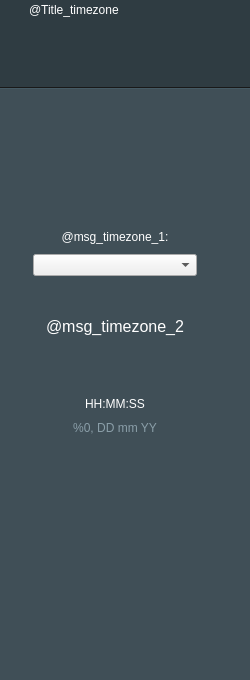
    <widget class="QWidget" name="timezonePopUp" native="true">
     <property name="geometry">
      <rect>
       <x>-290</x>
       <y>0</y>
       <width>250</width>
       <height>680</height>
      </rect>
     </property>
     <property name="minimumSize">
      <size>
       <width>250</width>
       <height>680</height>
      </size>
     </property>
     <property name="maximumSize">
      <size>
       <width>250</width>
       <height>680</height>
      </size>
     </property>
     <property name="focusPolicy">
      <enum>Qt::StrongFocus</enum>
     </property>
     <property name="styleSheet">
      <string notr="true">* {
    outline: 0;
}</string>
     </property>
     <widget class="QLabel" name="curveLine_timezone">
      <property name="geometry">
       <rect>
        <x>218</x>
        <y>0</y>
        <width>22</width>
        <height>680</height>
       </rect>
      </property>
      <property name="minimumSize">
       <size>
        <width>22</width>
        <height>680</height>
       </size>
      </property>
      <property name="maximumSize">
       <size>
        <width>22</width>
        <height>456456</height>
       </size>
      </property>
      <property name="pixmap">
       <pixmap>:/textures/panelBorder.png</pixmap>
      </property>
     </widget>
     <widget class="QWidget" name="timezoneBG" native="true">
      <property name="geometry">
       <rect>
        <x>0</x>
        <y>0</y>
        <width>250</width>
        <height>680</height>
       </rect>
      </property>
      <property name="minimumSize">
       <size>
        <width>250</width>
        <height>680</height>
       </size>
      </property>
      <property name="maximumSize">
       <size>
        <width>250</width>
        <height>680</height>
       </size>
      </property>
      <property name="styleSheet">
       <string notr="true">
#timezoneBG{
	background-color: rgba(55, 71, 79, 242);
}
QLabel {
    color: #ffffff;
	font: 12px &quot;Open Sans&quot;;
}</string>
      </property>
      <layout class="QVBoxLayout" name="verticalLayout">
       <property name="spacing">
        <number>10</number>
       </property>
       <property name="leftMargin">
        <number>0</number>
       </property>
       <property name="topMargin">
        <number>0</number>
       </property>
       <property name="rightMargin">
        <number>20</number>
       </property>
       <property name="bottomMargin">
        <number>0</number>
       </property>
       <item>
        <widget class="QLabel" name="timezone_header">
         <property name="minimumSize">
          <size>
           <width>250</width>
           <height>89</height>
          </size>
         </property>
         <property name="maximumSize">
          <size>
           <width>250</width>
           <height>89</height>
          </size>
         </property>
         <property name="sizeIncrement">
          <size>
           <width>0</width>
           <height>0</height>
          </size>
         </property>
         <property name="styleSheet">
          <string notr="true">#timezone_header
{
    background-color: rgba(46, 59, 65, 242);
	color: #ffffff;
	
	font: 550 16px &quot;Open Sans&quot;;
	border-bottom: 2px solid qlineargradient(spread:pad, x1:0, y1:0, x2:0, y2:1, stop:0 #191919, stop:0.495#191919, stop:0.505 #455a64, stop:1 #455a64);
    padding-left: 26px;
}</string>
         </property>
         <property name="text">
          <string>@Title_timezone</string>
         </property>
         <property name="alignment">
          <set>Qt::AlignLeading|Qt::AlignLeft|Qt::AlignTop</set>
         </property>
         <property name="wordWrap">
          <bool>true</bool>
         </property>
         <property name="margin">
          <number>20</number>
         </property>
        </widget>
       </item>
       <item>
        <spacer name="verticalSpacer_2">
         <property name="orientation">
          <enum>Qt::Vertical</enum>
         </property>
         <property name="sizeType">
          <enum>QSizePolicy::Fixed</enum>
         </property>
         <property name="sizeHint" stdset="0">
          <size>
           <width>20</width>
           <height>115</height>
          </size>
         </property>
        </spacer>
       </item>
       <item alignment="Qt::AlignHCenter">
        <widget class="QLabel" name="msg_1">
         <property name="minimumSize">
          <size>
           <width>140</width>
           <height>30</height>
          </size>
         </property>
         <property name="maximumSize">
          <size>
           <width>140</width>
           <height>16777215</height>
          </size>
         </property>
         <property name="styleSheet">
          <string notr="true"/>
         </property>
         <property name="text">
          <string>@msg_timezone_1:</string>
         </property>
         <property name="alignment">
          <set>Qt::AlignBottom|Qt::AlignHCenter</set>
         </property>
         <property name="wordWrap">
          <bool>true</bool>
         </property>
        </widget>
       </item>
       <item alignment="Qt::AlignHCenter">
        <widget class="TimeZoneBox" name="comboBox">
         <property name="minimumSize">
          <size>
           <width>164</width>
           <height>22</height>
          </size>
         </property>
         <property name="maximumSize">
          <size>
           <width>164</width>
           <height>22</height>
          </size>
         </property>
         <property name="styleSheet">
          <string notr="true"/>
         </property>
         <property name="maxVisibleItems">
          <number>23</number>
         </property>
        </widget>
       </item>
       <item alignment="Qt::AlignHCenter">
        <widget class="QLabel" name="msg_2">
         <property name="minimumSize">
          <size>
           <width>170</width>
           <height>50</height>
          </size>
         </property>
         <property name="maximumSize">
          <size>
           <width>200</width>
           <height>16777215</height>
          </size>
         </property>
         <property name="styleSheet">
          <string notr="true">QLabel {
    font-size: 16px;
}</string>
         </property>
         <property name="text">
          <string>@msg_timezone_2</string>
         </property>
         <property name="alignment">
          <set>Qt::AlignBottom|Qt::AlignHCenter</set>
         </property>
        </widget>
       </item>
       <item>
        <widget class="QLabel" name="msg_time">
         <property name="minimumSize">
          <size>
           <width>160</width>
           <height>65</height>
          </size>
         </property>
         <property name="maximumSize">
          <size>
           <width>240</width>
           <height>16777215</height>
          </size>
         </property>
         <property name="styleSheet">
          <string notr="true">QLabel {
    
	font: 550 40px &quot;Open Sans&quot;;
}</string>
         </property>
         <property name="text">
          <string notr="true">HH:MM:SS</string>
         </property>
         <property name="alignment">
          <set>Qt::AlignBottom|Qt::AlignHCenter</set>
         </property>
        </widget>
       </item>
       <item alignment="Qt::AlignHCenter|Qt::AlignTop">
        <widget class="QLabel" name="msg_date">
         <property name="minimumSize">
          <size>
           <width>180</width>
           <height>230</height>
          </size>
         </property>
         <property name="maximumSize">
          <size>
           <width>180</width>
           <height>230</height>
          </size>
         </property>
         <property name="styleSheet">
          <string notr="true">QLabel {
    color: #8a9ea8;
	font:  17px &quot;Open Sans&quot;;
}</string>
         </property>
         <property name="text">
          <string notr="true">%0, DD mm YY</string>
         </property>
         <property name="alignment">
          <set>Qt::AlignHCenter|Qt::AlignTop</set>
         </property>
         <property name="wordWrap">
          <bool>true</bool>
         </property>
        </widget>
       </item>
       <item>
        <spacer name="verticalSpacer">
         <property name="orientation">
          <enum>Qt::Vertical</enum>
         </property>
         <property name="sizeHint" stdset="0">
          <size>
           <width>20</width>
           <height>40</height>
          </size>
         </property>
        </spacer>
       </item>
      </layout>
     </widget>
     <zorder>timezoneBG</zorder>
     <zorder>curveLine_timezone</zorder>
    </widget>
